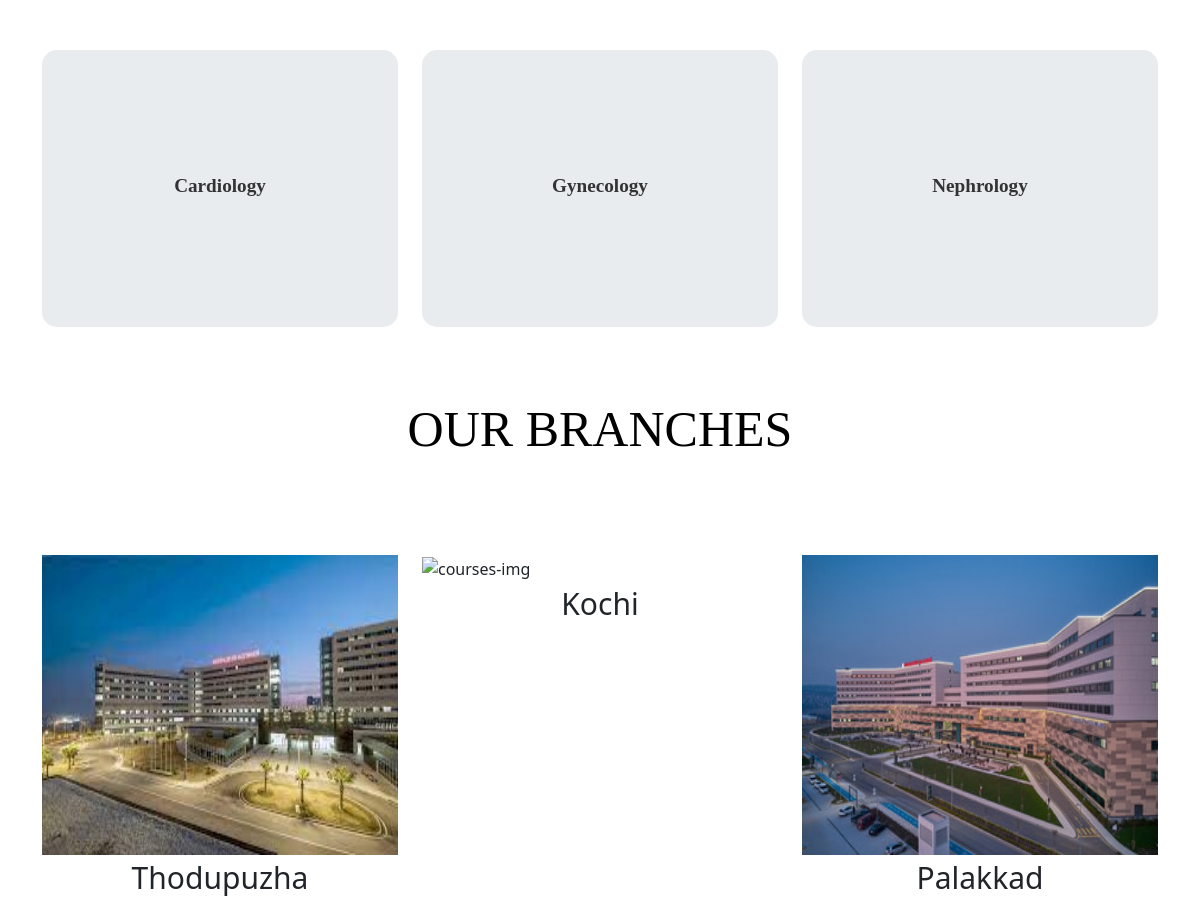
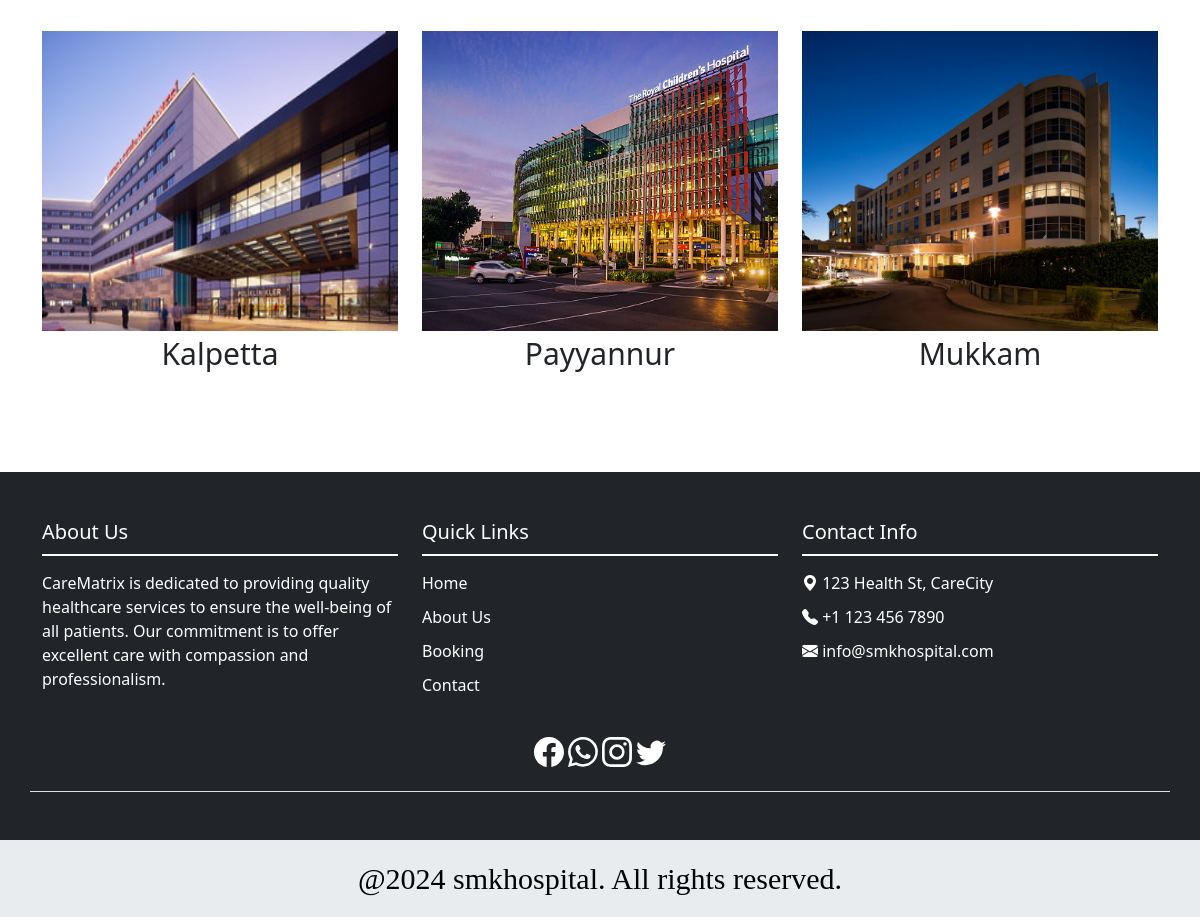
The app's page /home (signed in, lower part), older data (2 pictures, top to bottom).
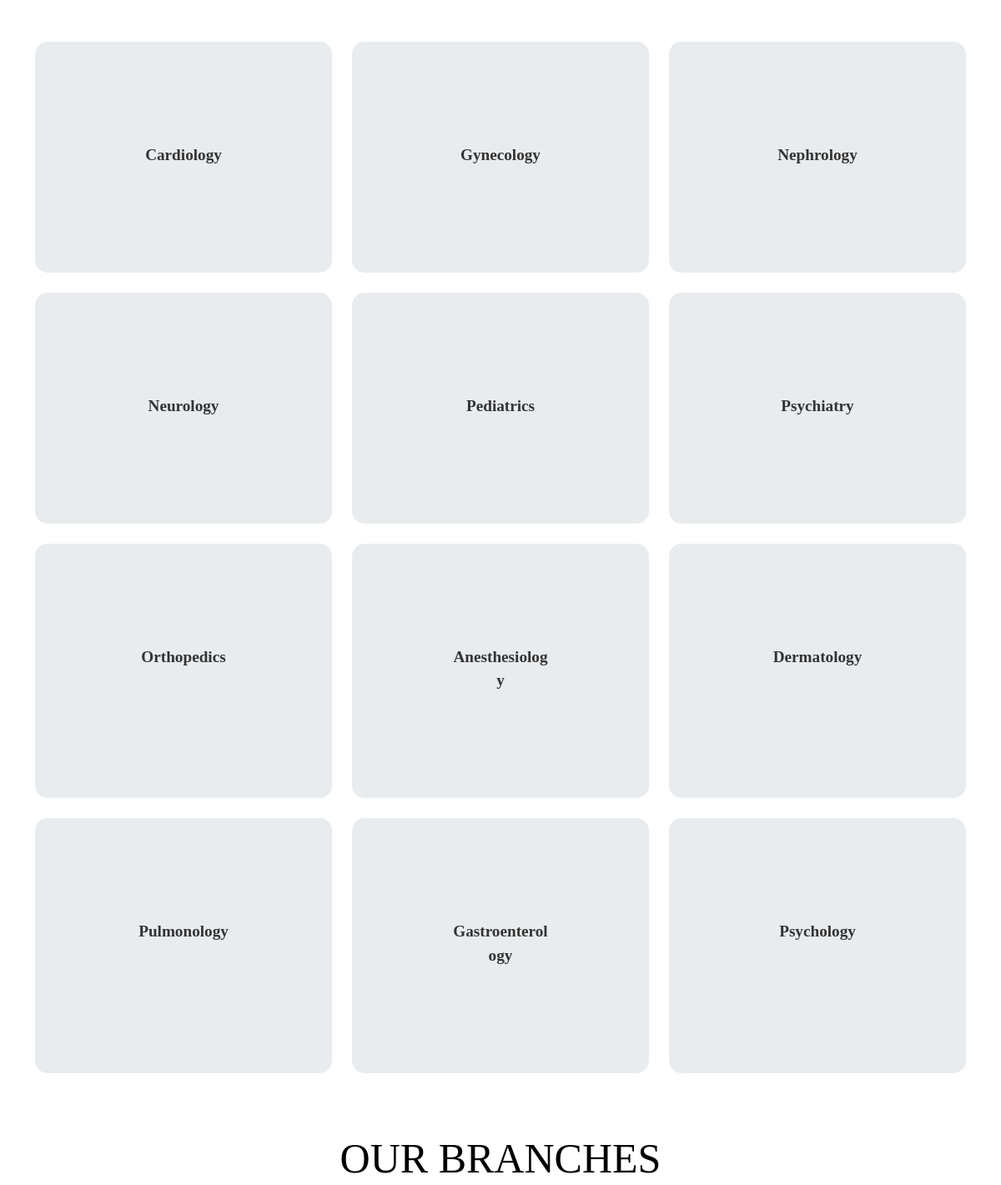
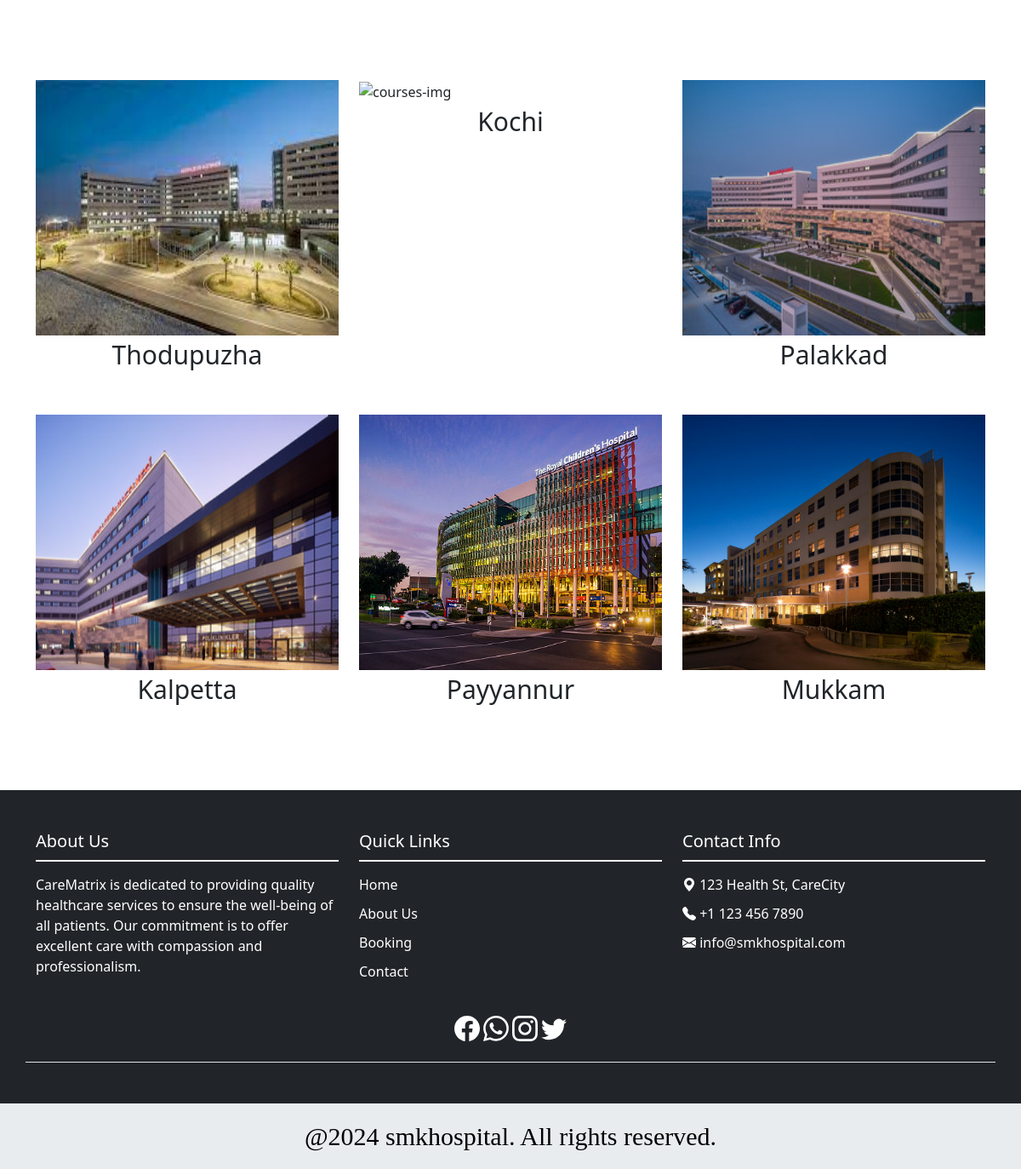
The same page, newer data (2 pictures, top to bottom).
### app/models.py (models this page shows, shortened)
class Departments(models.Model):
    dep_name=models.CharField(max_length=100)
    dep_description=models.TextField()

### app/views.py (the view)
# urls.py: 2. Add a URL to urlpatterns:  path('', views.home, name='home')
@login_required
def home(request):
    dept= Departments.objects.all()
    return render(request,'users/home.html',{'department':dept})

### template/users/home.html (shortened to what this page needs)
{% extends 'users/base.html' %}
{% block content %}
{% load static %}
<div class="container ">
  <div class="row">
    {% for d in department %}
      <div class="col-md-4 mb-4 ">
        <div class="card h-100 bg-body-secondary">
          <div class="card-body text-center ">
            <h4 class="card-title">
              <a href="{% url 'department_doctors' department_id=d.id %}" class="text-decoration-none">{{ d.dep_name }}</a>
            </h4>
          </div>
        </div>
      </div>
    {% endfor %}
  </div>
</div>
<div class="container">
  <h1 class="text-center mb-5 p-5">OUR BRANCHES</h1>
</div>
<div class="container">
  <div class="row">
    <div class="col-xs-12 col-sm-6 col-md-6 col-lg-4">
      <div class="courses_box mb-5">
        <div class="course-img-wrap">
          <img src="{% static 'images/hospital.png' %}" style="width: 100%;" class="img-fluid" alt="courses-img">
          <p class="para">Thodupuzha</p>
        </div>
      </div>
    </div>
    <div class="col-xs-12 col-sm-6 col-md-6 col-lg-4">
      <div class="courses_box mb-5">
        <div class="course-img-wrap">
          <img src="{% static 'images/hospital1.png' %}" style="width: 100%;" class="img-fluid" alt="courses-img">
          <p class="para">Kochi</p>
        </div>
      </div>
    </div>
    <div class="col-xs-12 col-sm-6 col-md-6 col-lg-4">
      <div class="courses_box mb-5">
        <div class="course-img-wrap">
          <img src="{% static 'images/hospital3.png' %}" style="width: 100%;" class="img-fluid" alt="courses-img">
          <p class="para">Palakkad</p>
        </div>
      </div>
    </div>
  </div>
  <div class="row">
    <div class="col-xs-12 col-sm-6 col-md-6 col-lg-4">
      <div class="courses_box mb-5">
        <div class="course-img-wrap">
          <img src="{% static 'images/hospital4.png' %}" style="width: 100%;" class="img-fluid" alt="courses-img">
          <p class="para">Kalpetta</p>
        </div>
      </div>
    </div>
    <div class="col-xs-12 col-sm-6 col-md-6 col-lg-4">
      <div class="courses_box mb-5">
        <div class="course-img-wrap">
          <img src="{% static 'images/hospital7.png' %}" style="width: 100%;" class="img-fluid" alt="courses-img">
          <p class="para">Payyannur</p>
        </div>
      </div>
    </div>
    <div class="col-xs-12 col-sm-6 col-md-6 col-lg-4">
      <div class="courses_box mb-5">
        <div class="course-img-wrap">
          <img src="{% static 'images/hospital8.png' %}" style="width: 100%;" class="img-fluid" alt="courses-img">
          <p class="para">Mukkam</p>
        </div>
      </div>
    </div>
  </div>
</div>
{% endblock %}

Row changes from the older to the newer data that the page shows:
added Departments: dep_name "Neurology"
added Departments: dep_name "Pediatrics"
added Departments: dep_name "Psychiatry"
added Departments: dep_name "Orthopedics"
added Departments: dep_name "Anesthesiology"
added Departments: dep_name "Dermatology"
added Departments: dep_name "Pulmonology"
added Departments: dep_name "Gastroenterology"
added Departments: dep_name "Psychology"
